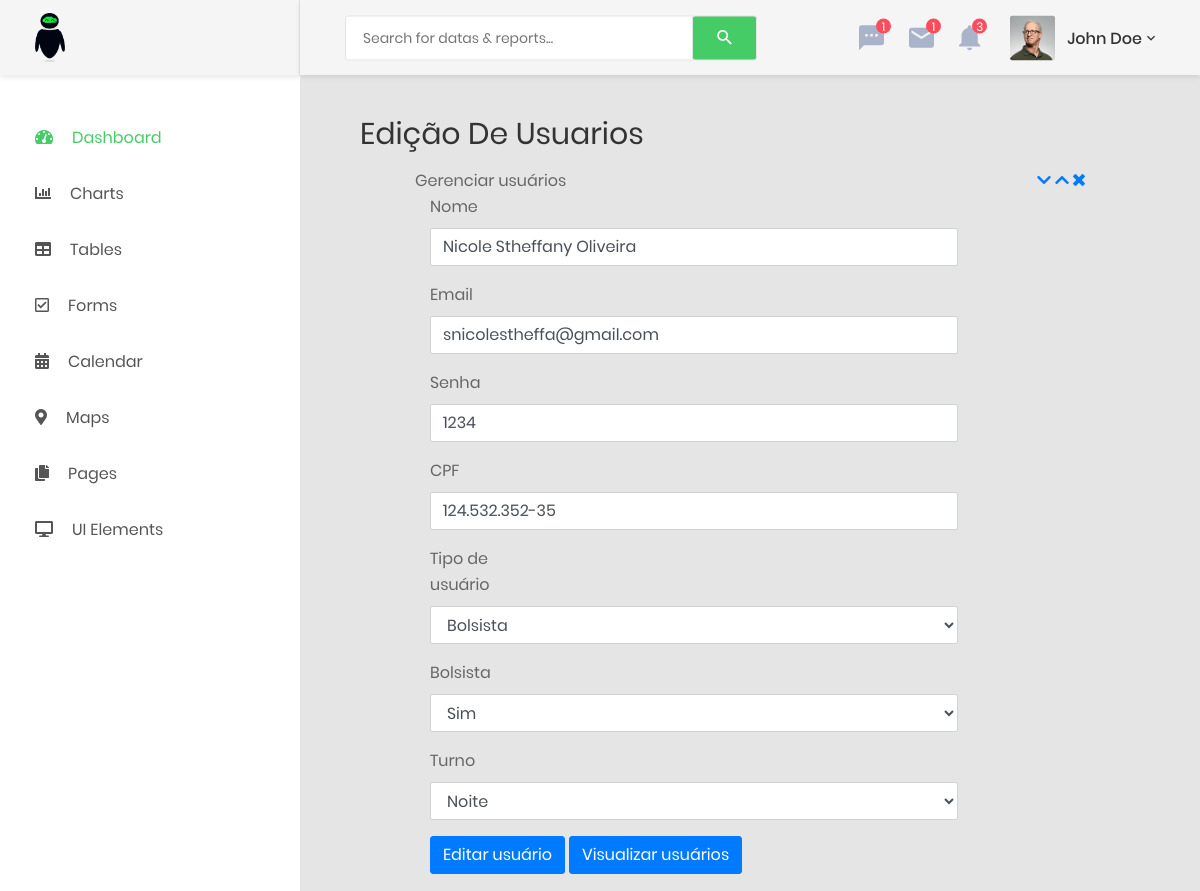
Screenshot of /index.php/usuario/editar/1 with the database file from the repository.
### tables this page shows
CREATE TABLE usuario(
    id_usuario INT NOT NULL PRIMARY KEY AUTO_INCREMENT,
    u_nome VARCHAR(90) NOT NULL, 
    u_email VARCHAR(90) NOT NULL,
    senha VARCHAR(255) NOT NULL,
    cpf VARCHAR(15) NOT NULL,
    usuario_tipo CHAR(1) NOT NULL,
    usuario_bolsista BOOLEAN NOT NULL,
    turno_atividades CHAR(1)
);

### application/controllers/Usuario.php (called while the page is built, shortened)
<?php
class Usuario extends CI_Controller {
        public function editar(){
	        $this->load->model('Usuario_model');
            $this->load->model('Meta_model');
            $id = $this->uri->segment(3);
            $dados['id_usuario'] = $id;
            $dados['title'] = "Edição de usuarios";
            $dados['pagina'] = "Edição de usuarios";
            $dados['usuarios'] = $this->Usuario_model->recuperarUm($id);
            return $this->load->view('editUser', $dados);
        }
}

### index.php (called while the page is built, shortened)
<?php
require_once BASEPATH.'core/CodeIgniter.php';

### application/models/Usuario_model.php (called while the page is built, shortened)
<?php
class Usuario_model extends CI_Model
{
    public function recuperarUm($id){
        $this->db->where('id_usuario',$id);
        $query = $this->db->get('usuario');
        return $query->row();
    }
}

### application/views/editUser.php (the view, shortened to what this page needs)
<div class="main-content container-fluid">
<div class="section__content section__content--p30">
<div class="container-fluid">
    <div class="row mb-3">
        <div class="col-md-12">
            <div class="overview-wrap">
                <h2 class="title-1"><?=$pagina; ?></h2>
            </div>
        </div>
    </div>
</div>
<div class="row">
    <div class="col-md-1">
    </div>
    <div class="col-md-10">
        <div  class="panel panel-default">
            <div class="panel-heading">
                <div class="pull-left">Gerenciar usuários</div>
                <div class="widget-icons pull-right">
                    <a id="seletor-down" href="#">
                        <i class="fa fa-chevron-down"></i>
                    </a>
                    <a href="#" id="" class="">
                        <i id="seletor-up" class="fa fa-chevron-up"></i></a>
                    <a href="#" class="wclose"><i class="fa fa-times"></i></a>
                </div>
                <div class="clearfix"></div>
            </div>
            <div id="painel" class="panel-body">
                <div class="padd">
                    <div class="form quick-post">
                        <form class="form-horizontal" method="post" action="<?php echo base_url('index.php/usuario/atualizar')?>">
                            <div class="form-group">
                                <label class="control-label col-lg-2" for="title">Nome</label>
                                <div class="col-lg-10">
                                    <input class="form-control" id="title" name="u_nome" type="text" value="<?= $usuarios->u_nome;?>">
                                </div>
                            </div>
                            <div class="form-group">
                                <label class="control-label col-lg-2" for="title">Email</label>
                                <div class="col-lg-10">
                                    <input class="form-control" id="title" name="u_email" type="text" value="s<?= $usuarios->u_email;?>">
                                </div>
                            </div>
                            <div class="form-group">
                                <label class="control-label col-lg-2" for="title">Senha</label>
                                <div class="col-lg-10">
                                    <input class="form-control" id="title" type="text" name="senha" value="<?= $usuarios->senha;?>">
                                </div>
                            </div>
                            <div class="form-group">
                                <label class="control-label col-lg-2" for="title">CPF</label>
                                <div class="col-lg-10">
                                    <input class="form-control" id="title" type="text" name="cpf" value="<?= $usuarios->cpf;?>">
                                </div>
                            </div>
                            <div class="form-group">
                                <label class="control-label col-lg-2">Tipo de usuário</label>
                                <div class="col-lg-10">
                                    <select class="form-control" name="usuario_tipo">
                                      <option value="<?= $usuarios->usuario_tipo; ?>" <?php if($usuarios->usuario_tipo==2){echo "selected";} ?>>Bolsista</option>
                                    </select>
                                </div>
                            </div>
                            <div class="form-group">
                                <label class="control-label col-lg-2">Bolsista</label>
                                <div class="col-lg-10">
                                    <select class="form-control" name="usuario_bolsista">
                                    <option value="<?= $usuarios->usuario_bolsista; ?>" <?php if($usuarios->usuario_bolsista==1){echo "selected";} ?>>Sim</option>
                                    </select>
                                </div>
                            </div>
                            <div class="form-group">
                                <label class="control-label col-lg-2">Turno</label>
                                <div class="col-lg-10">
                                    <select class="form-control" name="turno_atividades">
                                    <option value="<?= $usuarios->turno_atividades; ?>" <?php if($usuarios->turno_atividades==2){echo "selected";} ?>>Noite</option>
                                    </select>
                                </div>
                            </div>
                            <div class="form-group">
                                <div class="col-lg-offset-2 col-lg-9">
                                    <button type="submit" class="btn btn-primary">
                                        Editar usuário
                                    </button>
                                    <a class="btn btn-primary" href="<?php echo base_url('index.php/gael/user/')?>">Visualizar usuários
                                    </a>
                                </div>
                            </div>
                        </form>
                    </div>
                </div>
            </div>
        </div>
    </div>

### rows the page displays
usuario: u_nome "Nicole Stheffany Oliveira", u_email "snicolestheffa@gmail.com", senha "1234", cpf "124.532.352-35", usuario_tipo "Bolsista", usuario_bolsista "Sim", turno_atividades "Noite"

### other values shown
$pagina "Edição De Usuarios"
